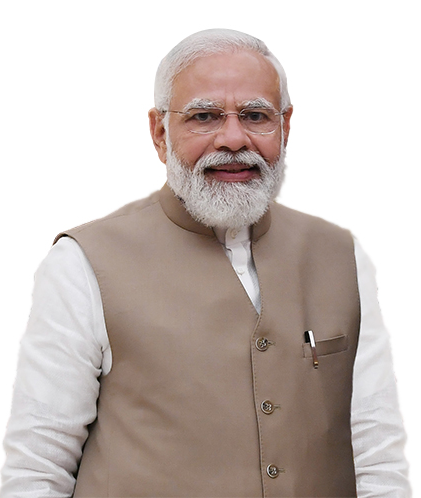
#> input picture temp/Narendra_Modi.png, 421 x 498 px
$ python face_detect_1.py
#> lines starting #> are read from the running program, lines starting #| are printed output that depends on the picture; after the words box and inside, x2 and y2 are one past the last pixel; in counts of white or black regions, pixels touching at a corner belong together

import cv2

trainData = cv2.CascadeClassifier("Face.xml")

img = cv2.imread("temp/Narendra_Modi.png")
#> img is the input picture: shape (498, 421, 3); mean B, G, R 185.3, 189.9, 200.6

grayimg = cv2.cvtColor(img,cv2.COLOR_BGR2GRAY)
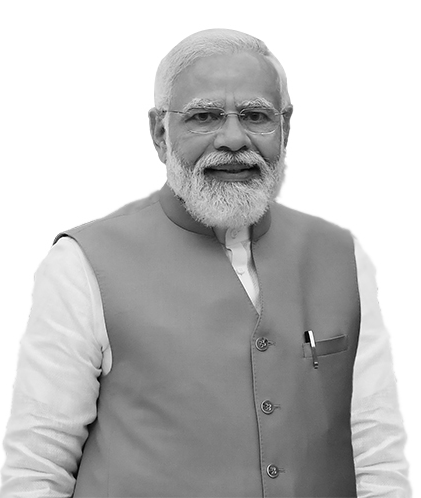
#> grayimg: shape (498, 421); min 0, max 255, mean 192.6

faceCoordinates = trainData.detectMultiScale(grayimg)
#> faceCoordinates = [[240, 372, 94, 94], [163, 62, 140, 140]]
x,y,w,h = faceCoordinates[0]
#> x = 240; y = 372; w = 94; h = 94
cv2.rectangle(img , (x,y),(x+w,y+h),(0,0,255),2)
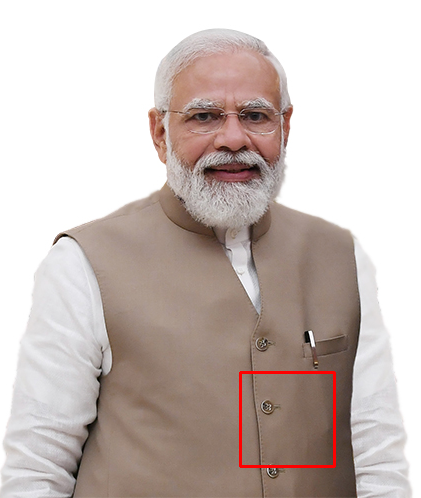
#> img: shape (498, 421, 3); 0.54% of pixels changed, all inside (x1, y1, x2, y2) = (239, 371, 336, 468)

cv2.imshow('Narendra Modi', img)
cv2.waitKey(0)
cv2.destroyAllWindows()
